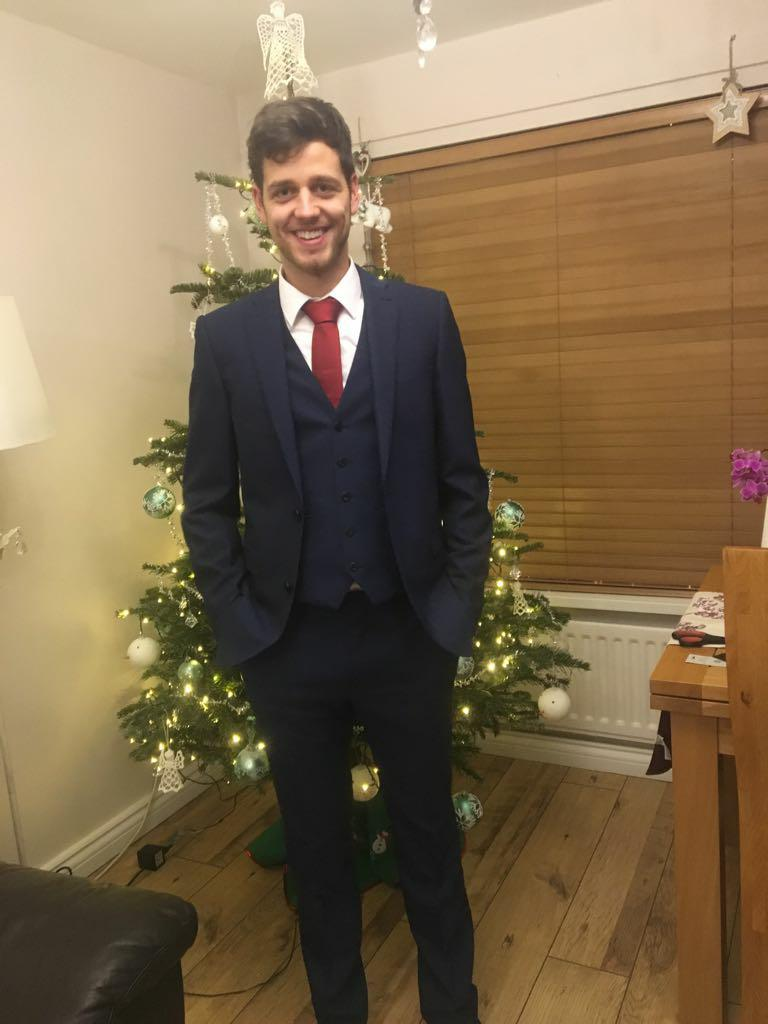
#> input picture suit.jpg, 768 x 1024 px
$ python matplot_lib_images.py   (older library calls are emulated)
#> lines starting #> are read from the running program, lines starting #| are printed output that depends on the picture
import numpy as np
import matplotlib.pyplot as plt
from scipy.misc import imread, imresize

#Not we want to display 2 images, one will be tinted
img = imread('suit.jpg')
#> img is the input picture: shape (1024, 768, 3); mean R, G, B 127.5, 107.1, 78.3
img_tinted = img * [1, 0.5, 0.9]
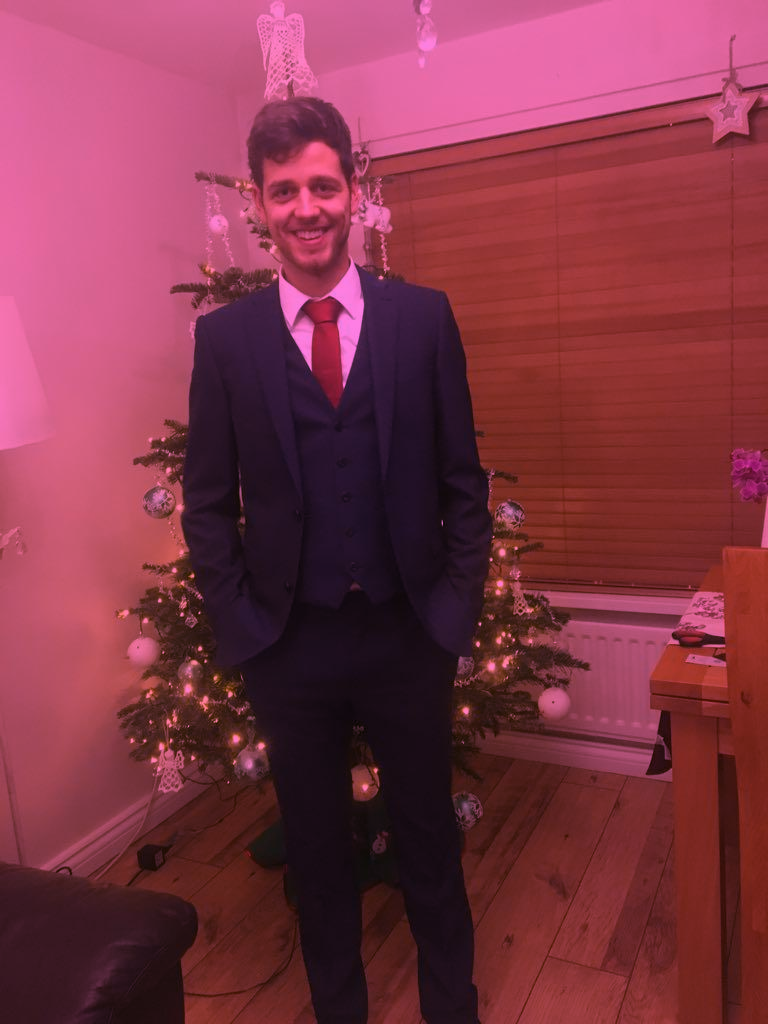
#> img_tinted: shape (1024, 768, 3) float64; mean R, G, B 127.5, 53.5, 70.5

#Subplot function I think first argument is number of rows and second the number of columns
#and third will specify which position it should go to
plt.subplot(1,2,1)
plt.imshow(img)
plt.subplot(1, 2, 2)
plt.imshow(np.uint8(img_tinted)) #imshow is that it might give strange results
# if presented with data that is not uint8, so we explicitly cast it
plt.show()
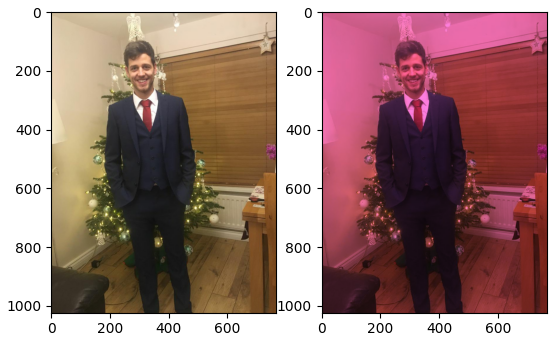
#> figure drawn by matplotlib, 2 panels
